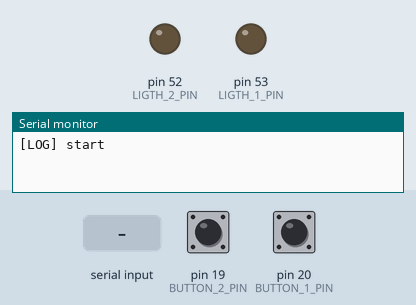
The sketch below on a simulated Arduino Mega 2560, built with avr-gcc and run on an emulated ATmega2560. Shown: output pins drawn as LEDs (lit = HIGH), the last lines printed to the serial monitor. Dashed ring = blinking. The inputs (shaded band) are chosen by the test bench; at power-on: pin 19 (BUTTON_2_PIN) LOW, pin 20 (BUTTON_1_PIN) LOW.

Above: at 1.2 s.
1.3 s: pin 19 (BUTTON_2_PIN) pulled HIGH for 0.15 s
At 2.3 s:
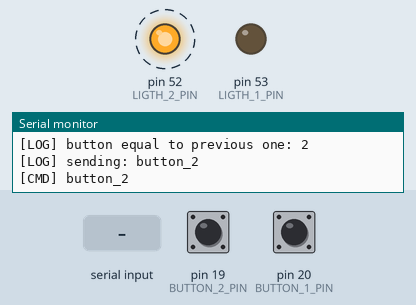
4.4 s: pin 20 (BUTTON_1_PIN) pulled HIGH for 0.15 s
At 5.6 s:
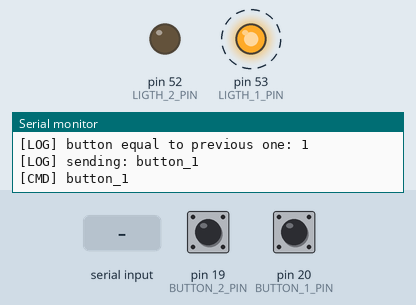
7.5 s: "LOOP." received over Serial
At 7.5 s:
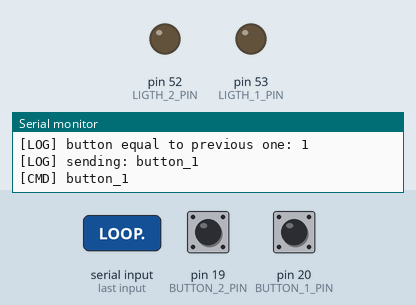
11.1 s: pin 19 (BUTTON_2_PIN) pulled HIGH for 1 s
At 13.3 s:
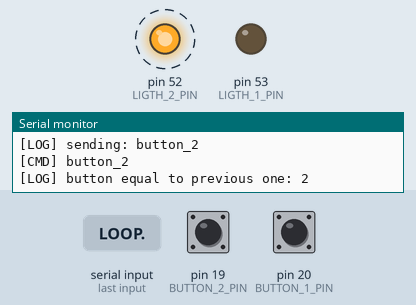
15.1 s: pin 20 (BUTTON_1_PIN) pulled HIGH for 1 s
At 16.8 s:
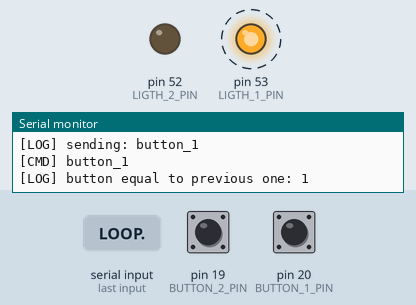
Timing chart, 0 to 20.1 s (numbered marks = the images above; inputs shaded):
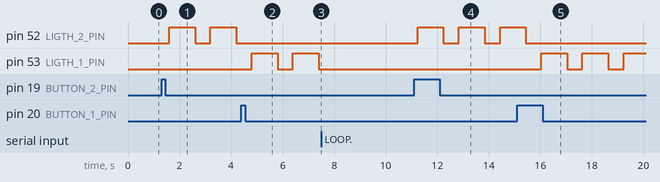

The sketch:

miniature.ino
```cpp
#define print(prefix, title, msg) Serial.print(prefix); Serial.print(title); Serial.println(msg);
#define debug(title, msg) print("[LOG] ", title, msg);
#define notify(cmd) print("[CMD] ", "", cmd);
#define log(title) debug(title, "");

const byte LOOP = 0;

volatile byte currentButton = LOOP;
volatile byte previousButton = currentButton;

byte lastChange = 250;

const byte BUTTON_1 = 1;
const byte BUTTON_2 = 2;
const byte BUTTON_3 = 3;
const byte BUTTON_4 = 4;


const byte BUTTON_1_PIN = 20;
const byte BUTTON_2_PIN = 19;


const byte LIGTH_1_PIN = 53;
const byte LIGTH_2_PIN = 52;
const byte LIGTH_3_PIN = 51;
const byte LIGTH_4_PIN = 50;

String chapter;
byte data;
int value;

void setup() {
  Serial.begin(9600);

  //Buttons
  attachInterrupt(digitalPinToInterrupt(BUTTON_1_PIN), pressButton20, HIGH);
  attachInterrupt(digitalPinToInterrupt(BUTTON_2_PIN), pressButton19, HIGH);

  //Stations ligths
  pinMode(LIGTH_1_PIN, OUTPUT);
  pinMode(LIGTH_2_PIN, OUTPUT);

  log("start");
}


void loop() {

  //Comunications
  if (Serial.available()) {
    chapter = Serial.readStringUntil('.');

    debug("chapter recived: ", chapter);

    if (chapter == "LOOP") {
      log("setting loop");
      setNewChapter(LOOP);
    }

    if (chapter.startsWith("button")) {
      data = (byte)chapter.substring(7).toInt();
      debug("setting chapter recived: ", data);
      setNewChapter(data);
    }

    chapter = "";
  }

  //Task
  turnOnLigth();

  //Notification
  if (lastChange != previousButton
      && currentButton != previousButton) {

    switch (currentButton) {
      case BUTTON_1:
        chapter = "button_1";
        break;

      case BUTTON_2:
        chapter = "button_2";
        break;
    }

    lastChange = previousButton;

    if (chapter != ""){
      debug("sending: ", chapter);
      notify(chapter);
    }

  }

  delay(100);
}

// void checkButton17() {
//   value = digitalRead(BUTTON_1);

//   if (value == HIGH) {
//     previousButton = currentButton;
//     currentButton = BUTTON_1;
//   }

//   delay(300);
// }

void setNewChapter(byte button) {
  if (button == currentButton) {
    debug("button equal to previous one: ", currentButton)
    return;
  }

  previousButton = currentButton;
  currentButton = button;
  debug("new chapter setted: ", currentButton)
  debug("previous: ", previousButton)
}

void pressButton20() {
  setNewChapter(BUTTON_1);
}
void pressButton19() {
  setNewChapter(BUTTON_2);
}

void turnOnLigth() {
  byte pin = 0;
  switch (currentButton) {
    case BUTTON_1:
      pin = LIGTH_1_PIN;
      break;

    case BUTTON_2:
      pin = LIGTH_2_PIN;
      break;

    case LOOP:
      pin = LIGTH_3_PIN;
      break;
  }

  digitalWrite(pin, HIGH);
  delay(1000);
  digitalWrite(pin, LOW);
  delay(500);
}


//void loop(){

//}
```

Measured:
- after the input at 1.3 s, pin 52 (LIGTH_2_PIN): alternates HIGH for 1.0 s and LOW for 0.60 s, starting after 0.30 s
- after the input at 4.4 s, pin 52 (LIGTH_2_PIN): stops changing and stays LOW; pin 53 (LIGTH_1_PIN): alternates HIGH for 1.0 s and LOW for 0.60 s, starting after 0.40 s
- after the input at 7.5 s, pin 53 (LIGTH_1_PIN): stops changing and stays LOW
- after the input at 11.1 s, pin 52 (LIGTH_2_PIN): alternates HIGH for 1.0 s and LOW for 0.60 s, starting after 0.14 s
- after the input at 15.1 s, pin 52 (LIGTH_2_PIN): goes on until 15.4 s, then stays LOW; pin 53 (LIGTH_1_PIN): alternates HIGH for 1.0 s and LOW for 0.60 s, starting after 0.94 s
